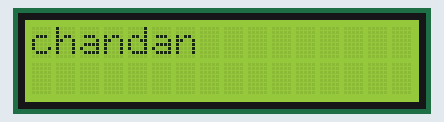
The sketch below on a simulated Arduino Uno, built with avr-gcc and run on an emulated ATmega328P. On the bench: 16×2 character LCD.

Above: at 0.1 s.
At 3.1 s:
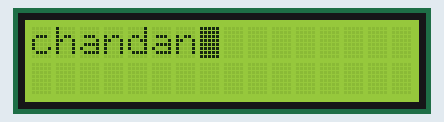

Measured:
- what the display in image 1 shows lasts 3.0 s, from 3.1 s to 6.1 s

The sketch:

Program3.2.ino
```cpp
#include <LiquidCrystal.h>
LiquidCrystal lcd(2,4,6,8,10,12);
void setup()
{
lcd.begin(16,2);
lcd.print("chandan");
}
void loop()
{
  lcd.noBlink();
  delay(3000);
  lcd.blink();
  delay(3000);
}
```
